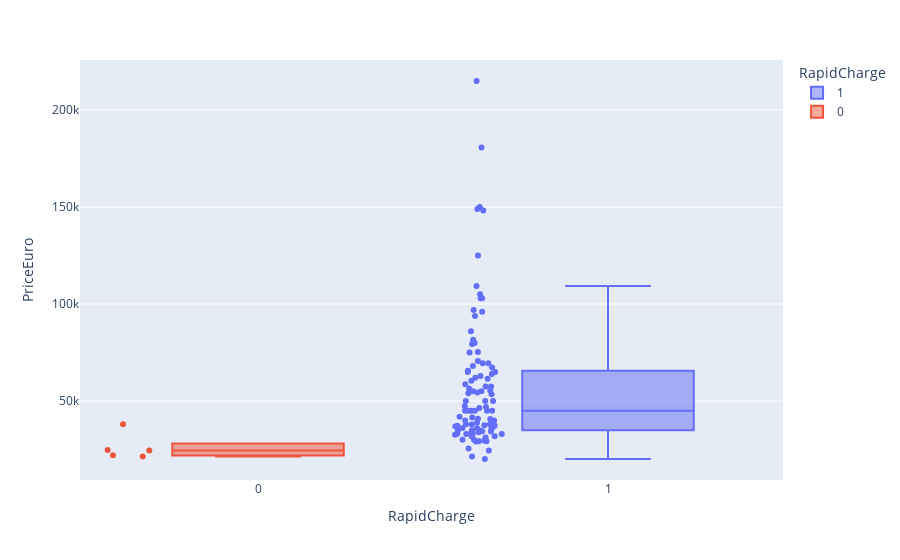

The notebook cell this image was saved under:
### Code cell
# visualize relationship between rapidcharge and price by box plot
fig = px.box(df,x='RapidCharge',y = 'PriceEuro',color = 'RapidCharge',points='all')
pio.show(fig)

### Figure 1 — Plotly figure (JSON) as saved in the notebook; plotly's stock layout.template omitted (floating-point values rounded to 4 significant figures)
{"data": [{"alignmentgroup": "True", "boxpoints": "all", "hovertemplate": "RapidCharge=%{x}<br>PriceEuro=%{y}<extra></extra>", "legendgroup": "1", "marker": {"color": "#636efa"}, "name": "1", "notched": false, "offsetgroup": "1", "orientation": "v", "showlegend": true, "type": "box", "x": [1, 1, 1, 1, 1, 1, 1, 1, 1, 1, 1, 1, 1, 1, 1, 1, 1, 1, 1, 1, 1, 1, 1, 1, 1, 1, 1, 1, 1, 1, 1, 1, 1, 1, 1, 1, 1, 1, 1, 1, 1, 1, 1, 1, 1, 1, 1, 1, 1, 1, 1, 1, 1, 1, 1, 1, 1, 1, 1, 1, 1, 1, 1, 1, 1, 1, 1, 1, 1, 1, 1, 1, 1, 1, 1, 1, 1, 1, 1, 1, 1, 1, 1, 1, 1, 1, 1, 1, 1, 1, 1, 1, 1, 1, 1, 1, 1, 1], "x0": " ", "xaxis": "x", "y": [55480, 30000, 56440, 68040, 32997, 105000, 31900, 29682, 46380, 55000, 69484, 29234, 40795, 65000, 34459, 40936, 180781, 21421, 30000, 31681, 29146, 58620, 35000, 125000, 61480, 45000, 33000, 60437, 38017, 34361, 67358, 38105, 31184, 75000, 32646, 37237, 50000, 45000, 33133, 45000, 79990, 33971, 81639, 24534, 20129, 36837, 41906, 102945, 149000, 36057, 79445, 215000, 35000, 40000, 85990, 35921, 37422, 40000, 96990, 29234, 65620, 50000, 75351, 54475, 109302, 33246, 55000, 62900, 41526, 45000, 150000, 64000, 25500, 34400, 57500, 54000, 148301, 38987, 102990, 46900, 70631, 34900, 45000, 69551, 47500, 37500, 93800, 36837, 57500, 37900, 35575, 33133, 53500, 45000, 96050, 50000, 65000, 62000], "y0": " ", "yaxis": "y"}, {"alignmentgroup": "True", "boxpoints": "all", "hovertemplate": "RapidCharge=%{x}<br>PriceEuro=%{y}<extra></extra>", "legendgroup": "0", "marker": {"color": "#EF553B"}, "name": "0", "notched": false, "offsetgroup": "0", "orientation": "v", "showlegend": true, "type": "box", "x": [0, 0, 0, 0, 0], "x0": " ", "xaxis": "x", "y": [24790, 38000, 22030, 21387, 24565], "y0": " ", "yaxis": "y"}], "layout": {"boxmode": "overlay", "legend": {"title": {"text": "RapidCharge"}, "tracegroupgap": 0}, "margin": {"t": 60}, "xaxis": {"anchor": "y", "categoryarray": [1, 0], "categoryorder": "array", "domain": [0, 1], "title": {"text": "RapidCharge"}}, "yaxis": {"anchor": "x", "domain": [0, 1], "title": {"text": "PriceEuro"}}}}
